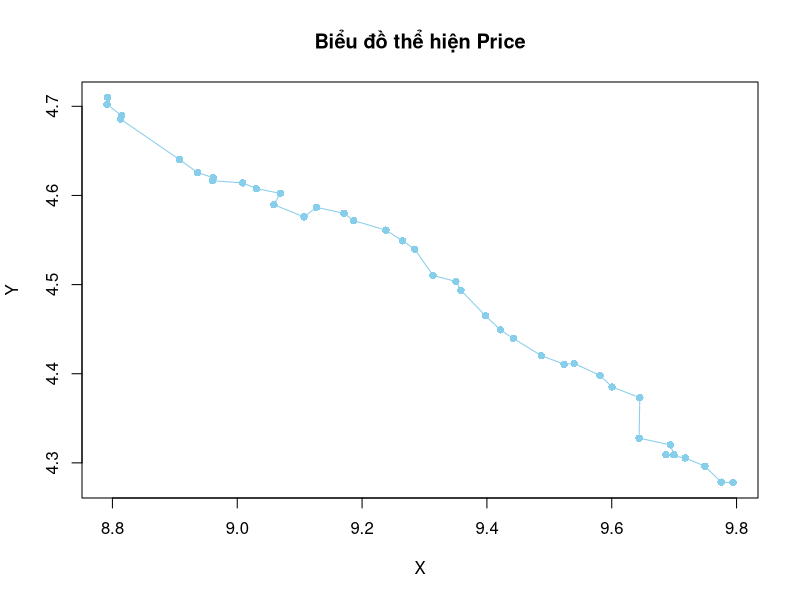

Generate this figure with R:
### BÀI TẬP THÊM
data("freeny")
View(freeny)
str(freeny)

# Visialization
plot(as.numeric(freeny$y), 
     freeny$price.index, 
     type = "o", 
     main = "Biểu đồ thể hiện Price",
     xlab= "X",
     ylab= "Y",
     pch = 16,
     col = "skyblue")

lines(as.numeric(freeny$y),
     freeny$income.level,
     type = "o",
     pch = 17,
     col = "green")
